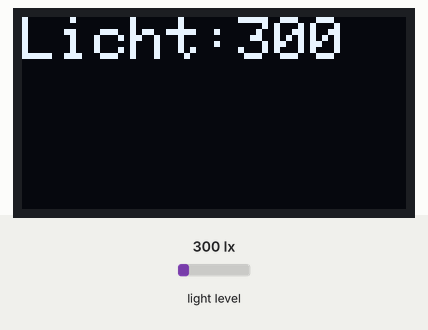
Bench run of a sketch on a simulated ESP32. Parts: 128×64 one-colour display. Inputs (shaded band) come from the test bench; at power-on: light level 300 lx. What the sketch prints to the serial monitor is not drawn.

Above: at 1.3 s.
1.4 s: light level set to 40 lx
At 2.1 s:
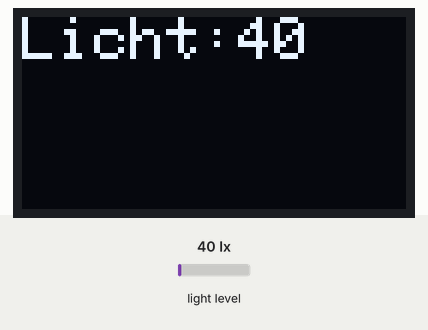
3.1 s: light level set to 500 lx
At 3.8 s:
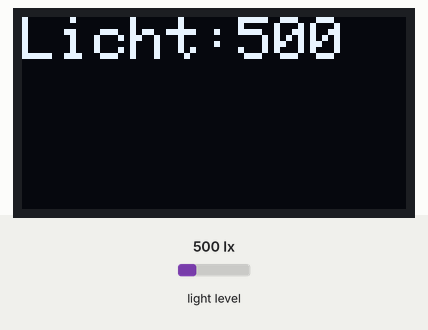
4.7 s: light level set to 1000 lx
At 5.4 s:
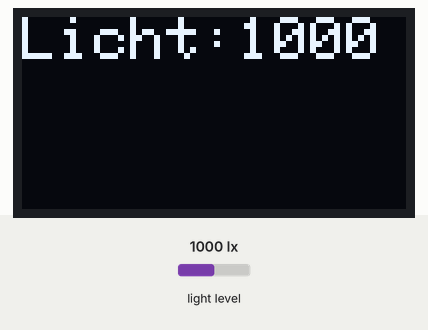
Timing chart, 0 to 7.7 s (numbered marks = the images above; inputs shaded):
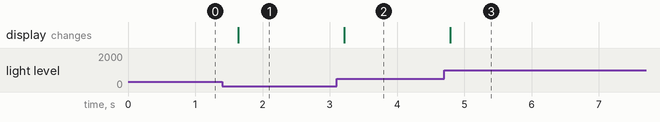

The sketch:

BH1750_Display.ino
```cpp
#include <Wire.h>
#include <BH1750.h>
#include <Adafruit_GFX.h>
#include <Adafruit_SSD1306.h>

#define SCREEN_WIDTH 128 // 設定OLED螢幕的寬度像素
#define SCREEN_HEIGHT 64 // 設定OLED螢幕的寬度像素
#define OLED_RESET     -1 // Reset pin 如果OLED上沒有RESET腳位，將它設置為-1

//OLED顯示器使用I2C連線並宣告名為display物件
Adafruit_SSD1306 display(SCREEN_WIDTH, SCREEN_HEIGHT, &Wire, OLED_RESET);
bool OLEDStatus = true;
String DLux;

BH1750 lichtMeter;

void setup(){

 Serial.begin(9600);
 Wire.begin(21,22);    //設定ESP32 I2C腳位
 lichtMeter.begin();

  if(!display.begin(SSD1306_SWITCHCAPVCC, 0x3c)) { // 設定位址為0x3c
    Serial.println(F("SSD1306 allocation failed")); //F(字串)：將字串儲存在flash並非在RAM
    OLEDStatus = false;     //開啟OLED失敗
  }
  display.clearDisplay();       //清除螢幕

}


void loop() {
  uint16_t lux = lichtMeter.readLightLevel();
  DLux=String(lux);
  Serial.print("Licht: ");
  Serial.print(lux);
  Serial.println(" lux");
  if(OLEDStatus == true)
   OLED_Display();
  delay(500);
}

void OLED_Display() {
  display.clearDisplay();       //清除螢幕
  display.setCursor(0, 0);     // 設定起始點位置(0,16)
  display.setTextSize(2);     //設定文字尺寸為2
  display.setTextColor(WHITE);    //設定文字顏色為白色(亮點)
  display.println("Licht:"); //將HH存入RAM
  display.setCursor(72, 0);     // 設定起始點位置(0,16)
  display.setTextSize(2);     //設定文字尺寸為3
  display.println(DLux); //將TT存入RAM
  display.display();      //顯示所設定文字
  //delay(2000);    //延遲2秒
}
```

Measured:
- after the input at 1.4 s, the display: changes after 0.24 s (image 1)
- after the input at 3.1 s, the display: changes after 0.11 s (image 2)
- after the input at 4.7 s, the display: changes after 0.09 s (image 3)
